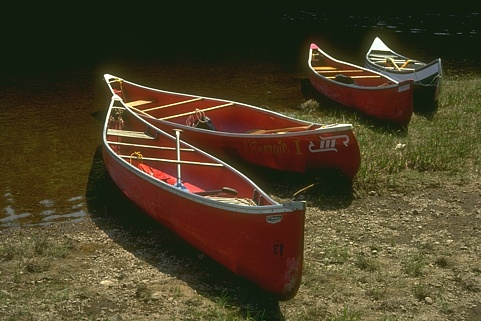
#> input picture Dataset/images/test/232076.jpg, 481 x 321 px
$ python temp.py
#> lines starting #> are read from the running program, lines starting #| are printed output that depends on the picture
import cv2 as cv


PATH = "./Dataset/images/test/232076.jpg"

img = cv.imread(PATH,0)
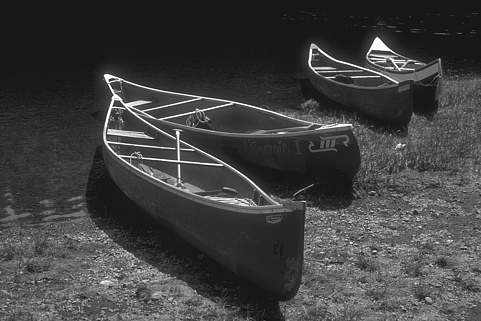
#> img: shape (321, 481); min 13, max 255, mean 64.6
for i in img:
    for j in i:
        if j < 0:
            print("test")

$ run again, with Dataset/images/test/100039.jpg copied over Dataset/images/test/232076.jpg
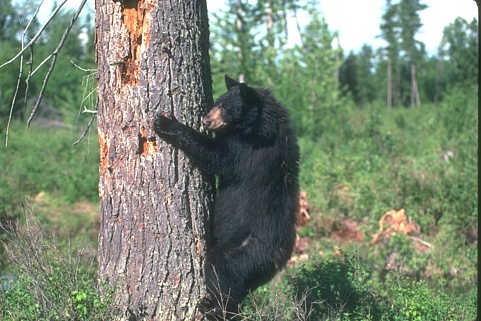
#> input picture Dataset/images/test/100039.jpg, 481 x 321 px
#> `img = cv.imread(PATH,0)`:
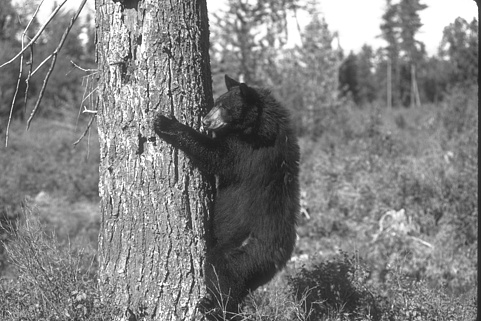
#> img: shape (321, 481); min 23, max 255, mean 128.7

$ run again, with Dataset/images/test/100099.jpg copied over Dataset/images/test/232076.jpg
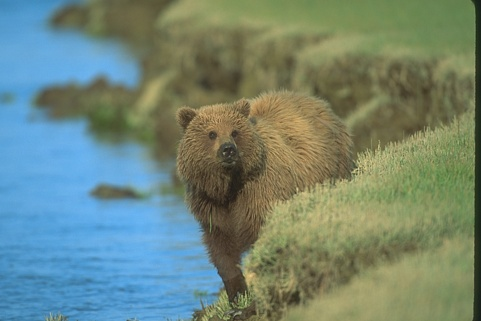
#> input picture Dataset/images/test/100099.jpg, 481 x 321 px
#> `img = cv.imread(PATH,0)`:
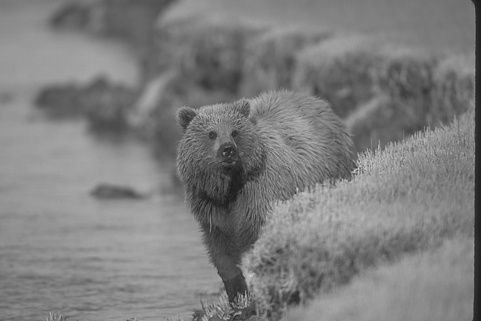
#> img: shape (321, 481); min 27, max 209, mean 125.8

$ run again, with Dataset/images/test/10081.jpg copied over Dataset/images/test/232076.jpg
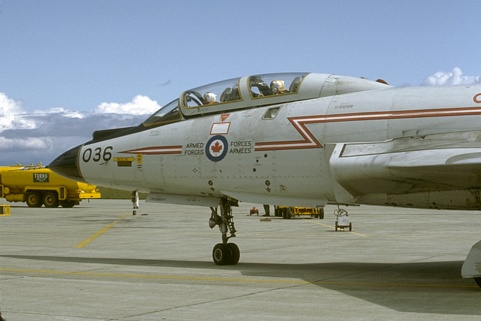
#> input picture Dataset/images/test/10081.jpg, 481 x 321 px
#> `img = cv.imread(PATH,0)`:
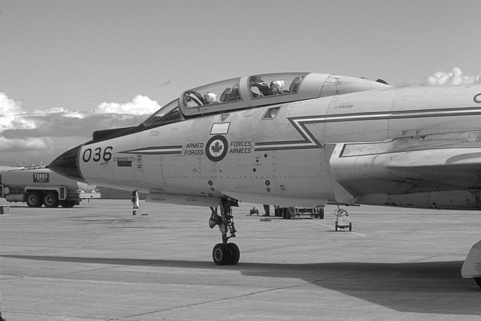
#> img: shape (321, 481); min 5, max 255, mean 142.5
